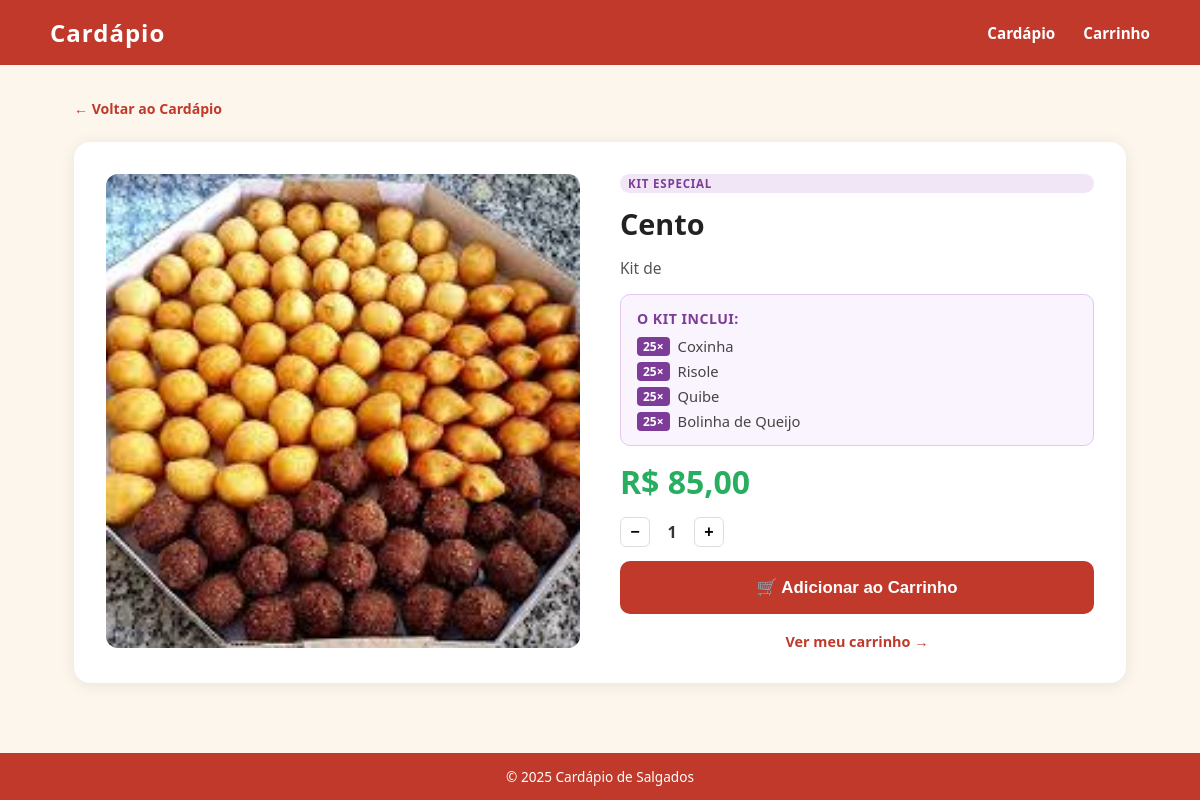
Screenshot of /kit/1 with the database file from the repository.
### app.py (models this page shows)
class Kit(db.Model):
    id = db.Column(db.Integer, primary_key=True)
    nome = db.Column(db.String(100), nullable=False)
    descricao = db.Column(db.Text, nullable=True)
    preco = db.Column(db.String(20), nullable=False)
    imagem = db.Column(db.String(200), nullable=True)
    visivel = db.Column(db.Boolean, default=True)
    itens = db.relationship('KitItem', backref='kit', cascade='all, delete-orphan')

class KitItem(db.Model):
    id = db.Column(db.Integer, primary_key=True)
    kit_id = db.Column(db.Integer, db.ForeignKey('kit.id'), nullable=False)
    produto_id = db.Column(db.Integer, db.ForeignKey('produto.id'), nullable=False)
    quantidade = db.Column(db.Integer, default=1)
    produto = db.relationship('Produto')

class Produto(db.Model):
    id = db.Column(db.Integer, primary_key=True)
    nome = db.Column(db.String(100), nullable=False)
    descricao = db.Column(db.Text, nullable=True)
    preco = db.Column(db.String(20), nullable=False)
    categoria = db.Column(db.String(50), nullable=False)
    imagem = db.Column(db.String(200), nullable=True)
    visivel = db.Column(db.Boolean, default=True)
    estoque = db.Column(db.Integer, nullable=True, default=None)

### app.py (the view)
@app.route('/kit/<int:id>')
def kit_detalhe(id):
    kit = Kit.query.get_or_404(id)
    return render_template('kit.html', kit=kit)

### templates/kit.html (shortened to what this page needs)
{% extends 'index.html' %}
{% block conteudo %}
<a href="{{ url_for('cardapio') }}" class="breadcrumb">← Voltar ao Cardápio</a>
<div class="detalhe-wrapper">
    <div class="detalhe-img-box">
        {% if kit.imagem %}
            <img src="{{ url_for('static', filename='uploads/' + kit.imagem) }}"
                 alt="{{ kit.nome }}" class="detalhe-img">
        {% else %}
            <div class="detalhe-sem-img">Sem foto</div>
        {% endif %}
    </div>
    <div class="detalhe-info">
        <span class="badge-kit">Kit Especial</span>
        <h1 class="detalhe-nome">{{ kit.nome }}</h1>
        {% if kit.descricao %}
            <p class="detalhe-descricao">{{ kit.descricao }}</p>
        {% endif %}
        <div class="kit-composicao">
            <h4>O kit inclui:</h4>
            <ul>
                {% for item in kit.itens %}
                <li>
                    <span class="kit-comp-qtd">{{ item.quantidade }}×</span>
                    {{ item.produto.nome }}
                </li>
                {% endfor %}
            </ul>
        </div>
        <div class="detalhe-preco">R$ {{ kit.preco }}</div>
        <div class="detalhe-qtd">
            <button class="qtd-btn qtd-btn-lg" onclick="decrementarDetalhe()">−</button>
            <span class="qtd-num qtd-num-lg" id="qtd-detalhe">1</span>
            <button class="qtd-btn qtd-btn-lg" onclick="incrementarDetalhe()">+</button>
        </div>
        <button class="btn-add-detalhe"
            data-id="k{{ kit.id }}"
            data-nome="{{ kit.nome }}"
            data-preco="{{ kit.preco }}"
            data-imagem="{{ kit.imagem or '' }}"
            onclick="addToCartDetalhe(this)">
            🛒 Adicionar ao Carrinho
        </button>
        <a href="{{ url_for('carrinho') }}" class="link-ver-carrinho">Ver meu carrinho →</a>
    </div>
</div>
{% endblock %}

### static/css/style.css (style rules this page uses)
* { margin: 0; padding: 0; box-sizing: border-box; }
body { font-family: 'Segoe UI', Tahoma, Geneva, Verdana, sans-serif; background-color: #fdf6ec; color: #333; display: flex; flex-direction: column; min-height: 100vh; }
.breadcrumb { display: inline-block; color: #c0392b; text-decoration: none; font-size: 0.88rem; font-weight: 600; margin-bottom: 24px; }
.detalhe-wrapper { display: grid; grid-template-columns: 1fr 1fr; gap: 40px; align-items: start; background: white; border-radius: 16px; padding: 32px; box-shadow: 0 2px 16px rgba(0,0,0,0.08); }
.detalhe-img-box { border-radius: 12px; overflow: hidden; background: #f0e0d6; }
.detalhe-img { width: 100%; aspect-ratio: 1 / 1; object-fit: cover; display: block; }
.detalhe-info { display: flex; flex-direction: column; gap: 14px; }
.detalhe-nome { font-size: 1.8rem; color: #222; line-height: 1.2; }
.detalhe-descricao { font-size: 0.97rem; color: #555; line-height: 1.6; }
.detalhe-preco { font-size: 2rem; font-weight: 700; color: #27ae60; }
.detalhe-qtd { display: flex; align-items: center; gap: 12px; }
.qtd-btn-lg { width: 38px; height: 38px; font-size: 1.3rem; }
.qtd-num-lg { font-size: 1.3rem; font-weight: 700; min-width: 32px; text-align: center; }
.btn-add-detalhe { background: #c0392b; color: white; border: none; border-radius: 10px; padding: 16px 24px; font-size: 1.05rem; font-weight: 700; cursor: pointer; transition: background 0.2s; width: 100%; text-align: center; }
.link-ver-carrinho { display: block; text-align: center; color: #c0392b; font-size: 0.9rem; font-weight: 600; text-decoration: none; margin-top: 4px; }
.qtd-btn { width: 30px; height: 30px; border: 1px solid #ddd; background: white; border-radius: 6px; font-size: 1rem; font-weight: 700; cursor: pointer; display: flex; align-items: center; justify-content: center; transition: background 0.15s; }
.qtd-num { font-size: 1rem; font-weight: 600; min-width: 20px; text-align: center; }
.badge-kit { font-size: 0.72rem; font-weight: 700; text-transform: uppercase; letter-spacing: 0.8px; color: #7d3c98; background: #f0e6f6; padding: 2px 8px; border-radius: 20px; display: inline-block; }
.kit-composicao { background: #faf4ff; border: 1px solid #e0c8f0; border-radius: 10px; padding: 14px 16px; }
.kit-composicao h4 { font-size: 0.88rem; color: #7d3c98; margin-bottom: 8px; text-transform: uppercase; letter-spacing: 0.5px; }
.kit-composicao ul { list-style: none; display: flex; flex-direction: column; gap: 5px; }
.kit-composicao li { font-size: 0.92rem; color: #444; display: flex; align-items: center; gap: 8px; }
.kit-comp-qtd { background: #7d3c98; color: white; font-size: 0.75rem; font-weight: 700; border-radius: 4px; padding: 1px 6px; flex-shrink: 0; }

### rows the page displays
Kit: imagem (picture), nome "Cento", descricao "Kit de", preco "85,00"
KitItem: quantidade "25", produto.nome "Coxinha"
KitItem: quantidade "25", produto.nome "Risole"
KitItem: quantidade "25", produto.nome "Quibe"
KitItem: quantidade "25", produto.nome "Bolinha de Queijo"
